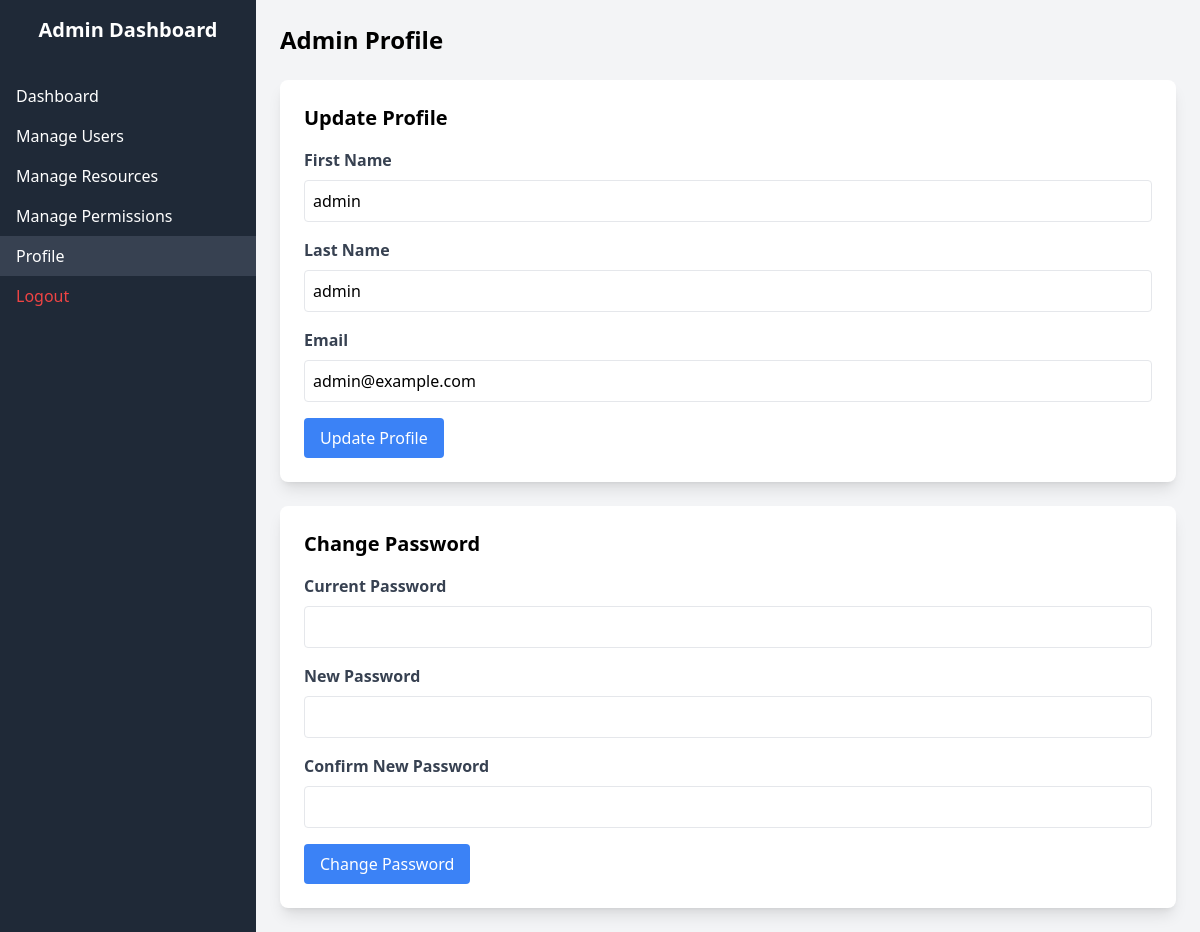
/pages/admin_profile.php (signed in), run on the app's committed database.
### tables this page shows
CREATE TABLE `register` (
  `id` int(11) NOT NULL,
  `first_name` varchar(255) NOT NULL,
  `last_name` varchar(255) NOT NULL,
  `email` varchar(255) NOT NULL,
  `password` varchar(255) NOT NULL,
  `created_at` timestamp NOT NULL DEFAULT current_timestamp(),
  `role` enum('user','admin') DEFAULT 'user'
);

### pages/admin_profile.php (the view, shortened to what this page needs)
<?php
require '../db.php';
$adminId = $_SESSION['admin_id'];
$sql = "SELECT * FROM register WHERE id = ? AND role = 'admin'";
$stmt = $conn->prepare($sql);
$stmt->bind_param('i', $adminId);
$stmt->execute();
$result = $stmt->get_result();
$admin = $result->fetch_assoc();
?>
<!DOCTYPE html>
<html lang="en">
<head>
    <script src="https://cdn.tailwindcss.com"></script>
</head>
<body class="bg-gray-100">
    <div class="flex">
        <div class="w-64 bg-gray-800 text-white h-screen">
            <div class="p-4 text-xl font-bold text-center">Admin Dashboard</div>
            <nav class="mt-4">
                <a href="admin_dashboard.php" class="block py-2 px-4 hover:bg-gray-700">Dashboard</a>
                <a href="admin_users.php" class="block py-2 px-4 hover:bg-gray-700">Manage Users</a>
                <a href="admin_resources.php" class="block py-2 px-4 hover:bg-gray-700">Manage Resources</a>
                <a href="admin_permissions.php" class="block py-2 px-4 hover:bg-gray-700">Manage Permissions</a>
                <a href="admin_profile.php" class="block py-2 px-4 bg-gray-700">Profile</a>
                <a href="../index.php" class="block py-2 px-4 text-red-500 hover:bg-gray-700">Logout</a>
            </nav>
        </div>
        <div class="flex-1 p-6">
            <h1 class="text-2xl font-bold mb-6">Admin Profile</h1>
            <div class="bg-white p-6 rounded-lg shadow-lg mb-6">
                <h2 class="text-xl font-bold mb-4">Update Profile</h2>
                <form action="admin_profile.php" method="POST">
                    <div class="mb-4">
                        <label for="first_name" class="block text-gray-700 font-bold mb-2">First Name</label>
                        <input type="text" id="first_name" name="first_name" value="<?php echo htmlspecialchars($admin['first_name']); ?>" class="w-full p-2 border rounded" required>
                    </div>
                    <div class="mb-4">
                        <label for="last_name" class="block text-gray-700 font-bold mb-2">Last Name</label>
                        <input type="text" id="last_name" name="last_name" value="<?php echo htmlspecialchars($admin['last_name']); ?>" class="w-full p-2 border rounded" required>
                    </div>
                    <div class="mb-4">
                        <label for="email" class="block text-gray-700 font-bold mb-2">Email</label>
                        <input type="email" id="email" name="email" value="<?php echo htmlspecialchars($admin['email']); ?>" class="w-full p-2 border rounded" required>
                    </div>
                    <button type="submit" name="update_profile" class="bg-blue-500 text-white px-4 py-2 rounded hover:bg-blue-600">Update Profile</button>
                </form>
            </div>
            <div class="bg-white p-6 rounded-lg shadow-lg">
                <h2 class="text-xl font-bold mb-4">Change Password</h2>
                <form action="admin_profile.php" method="POST">
                    <div class="mb-4">
                        <label for="current_password" class="block text-gray-700 font-bold mb-2">Current Password</label>
                        <input type="password" id="current_password" name="current_password" class="w-full p-2 border rounded" required>
                    </div>
                    <div class="mb-4">
                        <label for="new_password" class="block text-gray-700 font-bold mb-2">New Password</label>
                        <input type="password" id="new_password" name="new_password" class="w-full p-2 border rounded" required>
                    </div>
                    <div class="mb-4">
                        <label for="confirm_password" class="block text-gray-700 font-bold mb-2">Confirm New Password</label>
                        <input type="password" id="confirm_password" name="confirm_password" class="w-full p-2 border rounded" required>
                    </div>
                    <button type="submit" name="update_password" class="bg-blue-500 text-white px-4 py-2 rounded hover:bg-blue-600">Change Password</button>
                </form>
            </div>
        </div>
    </div>
</body>
</html>

### data on the page
register: first_name "admin", last_name "admin", email "admin@example.com"
